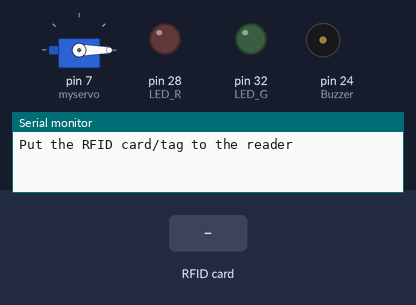
The sketch below on a simulated Arduino Mega 2560, built with avr-gcc and run on an emulated ATmega2560. On the bench: servo, output pins drawn as LEDs (lit = HIGH), buzzer (waves = sounding), the last lines printed to the serial monitor. Inputs (shaded band) come from the test bench. Pins used as bus, display or sensor lines are not drawn.

Above: at 1.2 s.
1.3 s: RFID card C7 BA 77 53 held to the reader
At 1.9 s:
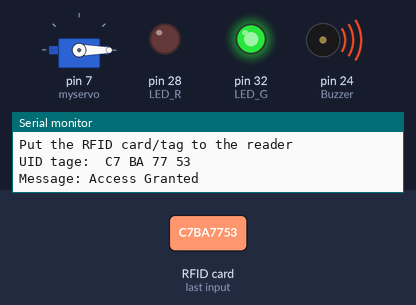
At 2.3 s:
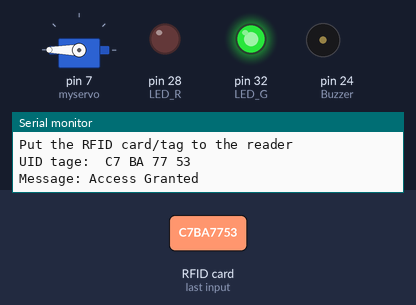
3.5 s: RFID card 5E 7A 19 C4 held to the reader
At 5.8 s:
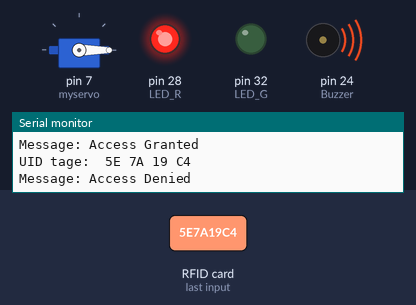
Timing chart, 0 to 7.5 s (numbered marks = the images above; inputs shaded):
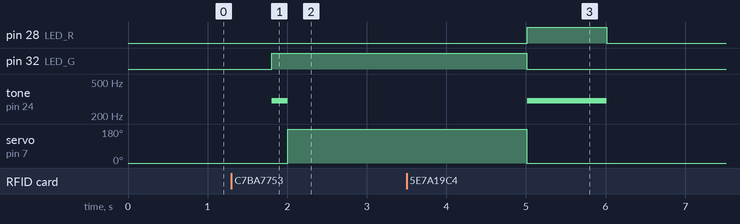

Measured:
- after the input at 1.3 s, pin 32 (LED_G): LOW → HIGH after 0.51 s; tone on pin 24 (Buzzer): silent → 300 Hz after 0.51 s, → silent 0.20 s later; servo on pin 7 (myservo): 0° → 180° after 0.71 s
- after the input at 3.5 s, pin 28 (LED_R): LOW → HIGH after 1.5 s, → LOW 1.0 s later; tone on pin 24 (Buzzer): silent → 300 Hz after 1.5 s, → silent 1.0 s later

The sketch:

System_Code.ino
```cpp
#include <SPI.h>
#include <MFRC522.h>
#include <Servo.h>
#define SS_PIN 53
#define RST_PIN 5
#define Buzzer 24
#define LED_R 28
#define LED_G 32
MFRC522 mfrc522(SS_PIN,RST_PIN);
Servo myservo;
void setup ()
{
  Serial.begin(9600);
  SPI.begin();
  mfrc522.PCD_Init();
  myservo.attach(7);
  myservo.write(0);
  pinMode(LED_G, OUTPUT);
  pinMode(LED_R, OUTPUT);
  pinMode(Buzzer,OUTPUT);
  noTone(Buzzer);
  Serial.println("Put the RFID card/tag to the reader");
  Serial.println();
}
void loop()
{

  if ( ! mfrc522.PICC_IsNewCardPresent())
  {
    return;
  }

   if ( ! mfrc522.PICC_ReadCardSerial())
   {
    return;
   }

  Serial.print("UID tage: ");
  String content= "";
  byte letter;
  for (byte i = 0; i < mfrc522.uid.size; i++)
  {
    Serial.print(mfrc522.uid.uidByte[i] < 0x10 ?" 0" : " ");
    Serial.print(mfrc522.uid.uidByte[i], HEX);
    content.concat(String(mfrc522.uid.uidByte[i] < 0x10 ? " 0" : " "));
    content.concat(String(mfrc522.uid.uidByte[i], HEX));
  }
  Serial.println();
  Serial.print("Message: ");
  content.toUpperCase();
  if (content.substring(1)=="C7 BA 77 53")
  {
  Serial.println("Access Granted");
  Serial.println();
  delay (500);
  digitalWrite(LED_G,HIGH);
  tone(Buzzer, 300);
  delay(200);
  noTone(Buzzer);
  myservo.write(180);
  delay(3000);
  myservo.write(0);
  digitalWrite(LED_G,LOW);
}

else {
  Serial.println("Access Denied");
  digitalWrite(LED_R,HIGH);
  tone(Buzzer, 300);
  delay(1000);
  digitalWrite(LED_R,LOW);
  noTone(Buzzer);
}
}
```
